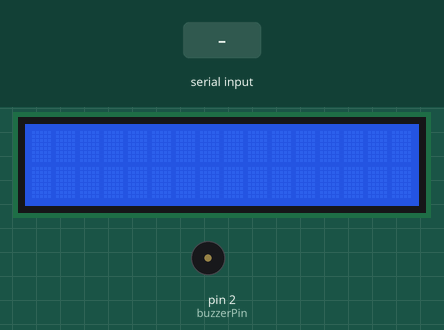
A sketch run on a simulated Arduino Uno, built with avr-gcc and run on an emulated ATmega328P. On the bench: 16×2 character LCD, buzzer (waves = sounding, pin HIGH). The test bench sets the inputs (shaded band).

Above: at 1.2 s.
1.3 s: "B" received over Serial
At 2.5 s:
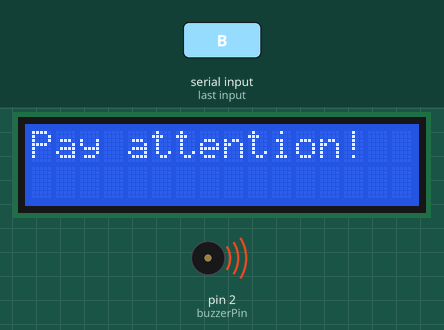
2.8 s: "S" received over Serial
At 3.9 s:
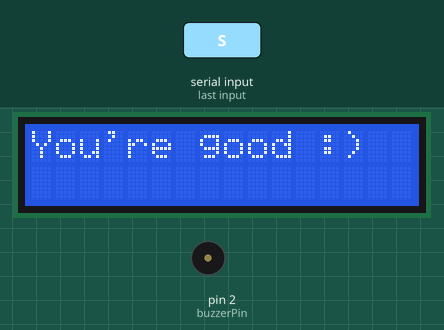
Timing chart, 0 to 5.8 s (numbered marks = the images above; inputs shaded):
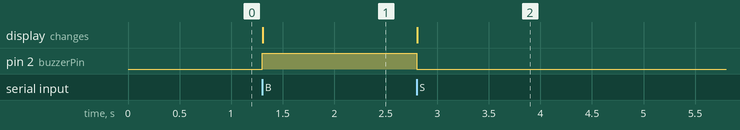

Measured:
- after the input at 1.3 s, pin 2 (buzzerPin): LOW → HIGH at once; the display: changes at once (image 1)
- after the input at 2.8 s, pin 2 (buzzerPin): HIGH → LOW at once; the display: changes at once (image 2)

The sketch:

eyecontactino.ino
```cpp
#include <LiquidCrystal.h>
LiquidCrystal lcd(13, 12, 11, 10, 9, 8);

int buzzerPin = 2;
char incoming;

void setup() {
  pinMode(buzzerPin, OUTPUT);
  digitalWrite(buzzerPin, LOW);

  lcd.begin(16, 2);
  lcd.clear();

  Serial.begin(9600);  // must match Python baud rate
}

void loop() {
  if (Serial.available() > 0) {
    incoming = Serial.read();

    if (incoming == 'B') {
      // turn ACTIVE buzzer ON
      digitalWrite(buzzerPin, HIGH);

      lcd.clear();
      lcd.setCursor(0, 0);
      lcd.print("Pay attention!");
    }
    else if (incoming == 'S') {
      // turn ACTIVE buzzer OFF
      digitalWrite(buzzerPin, LOW);

      lcd.clear();
      lcd.setCursor(0, 0);
      lcd.print("You're good :)");
    }
  }
}
```
